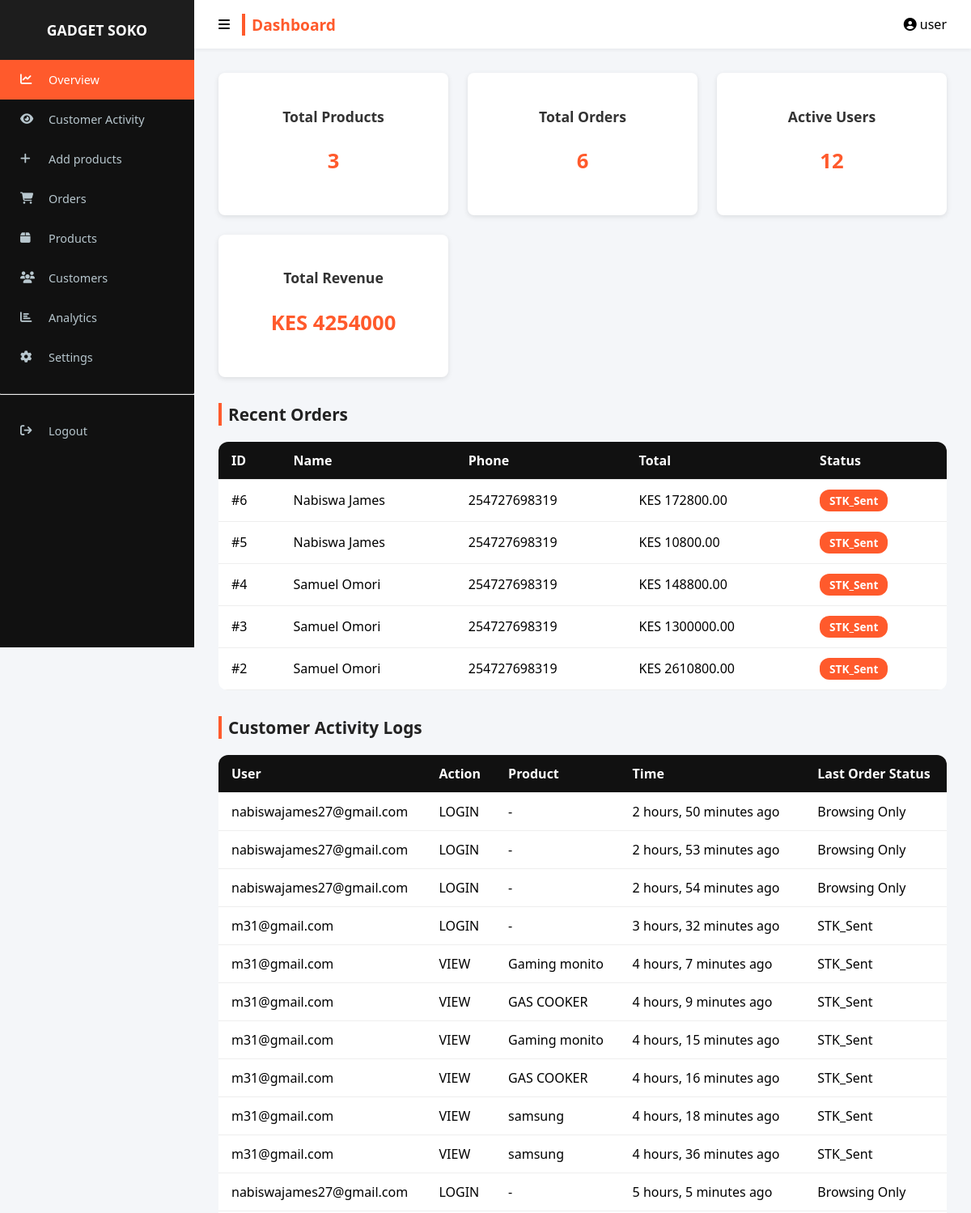
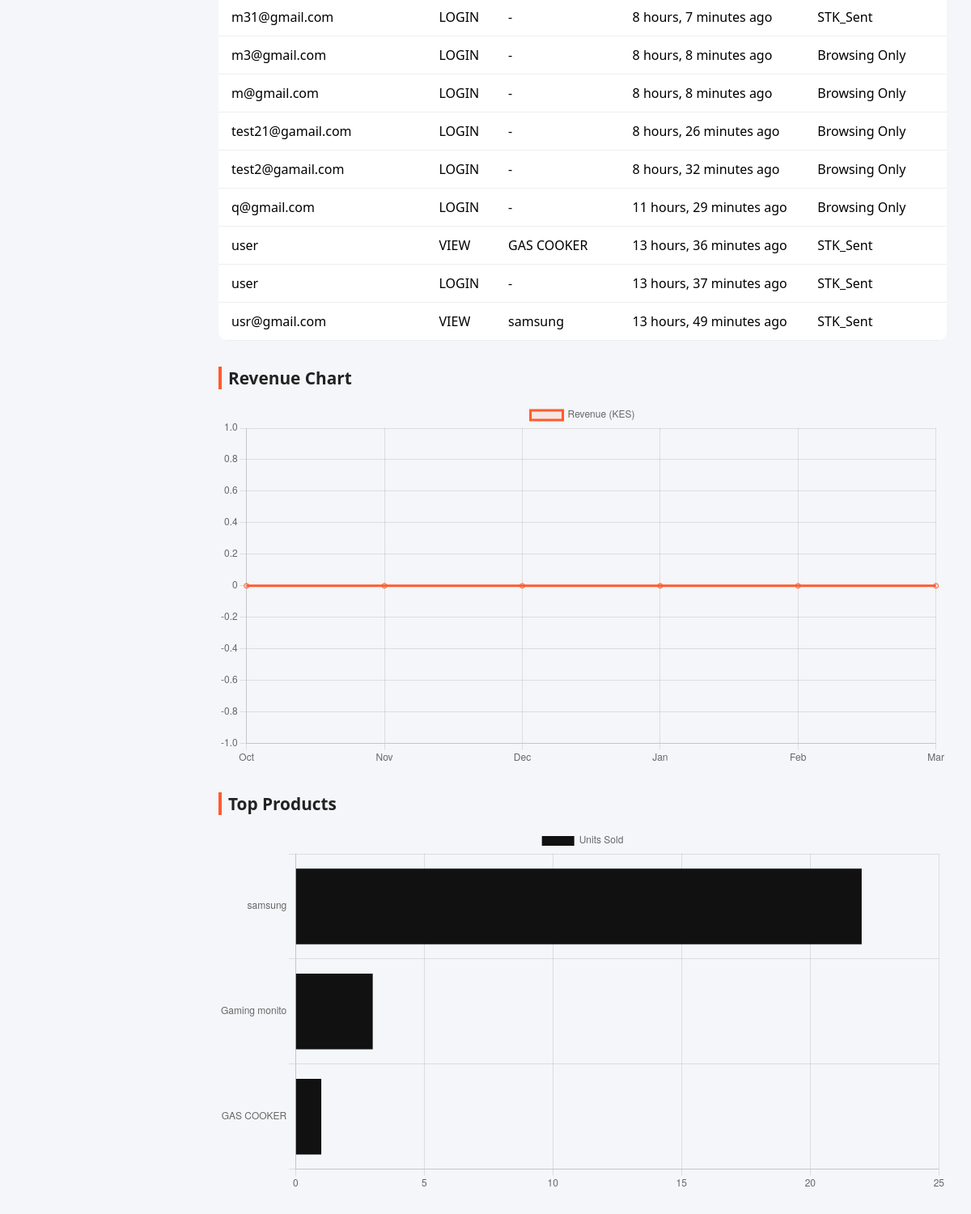
Page /dashboard/ (signed in) on the earlier database version (2 pictures, top to bottom).
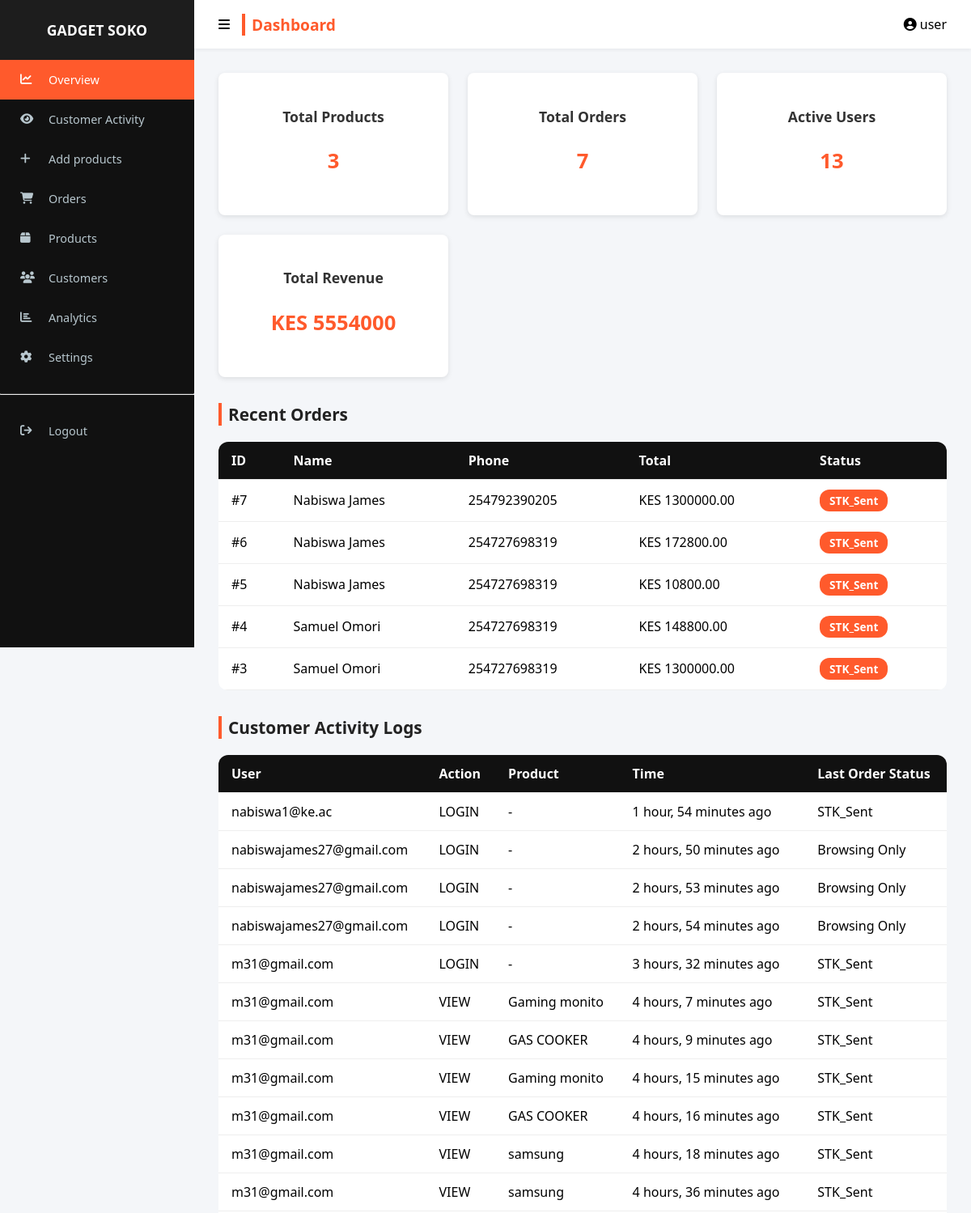
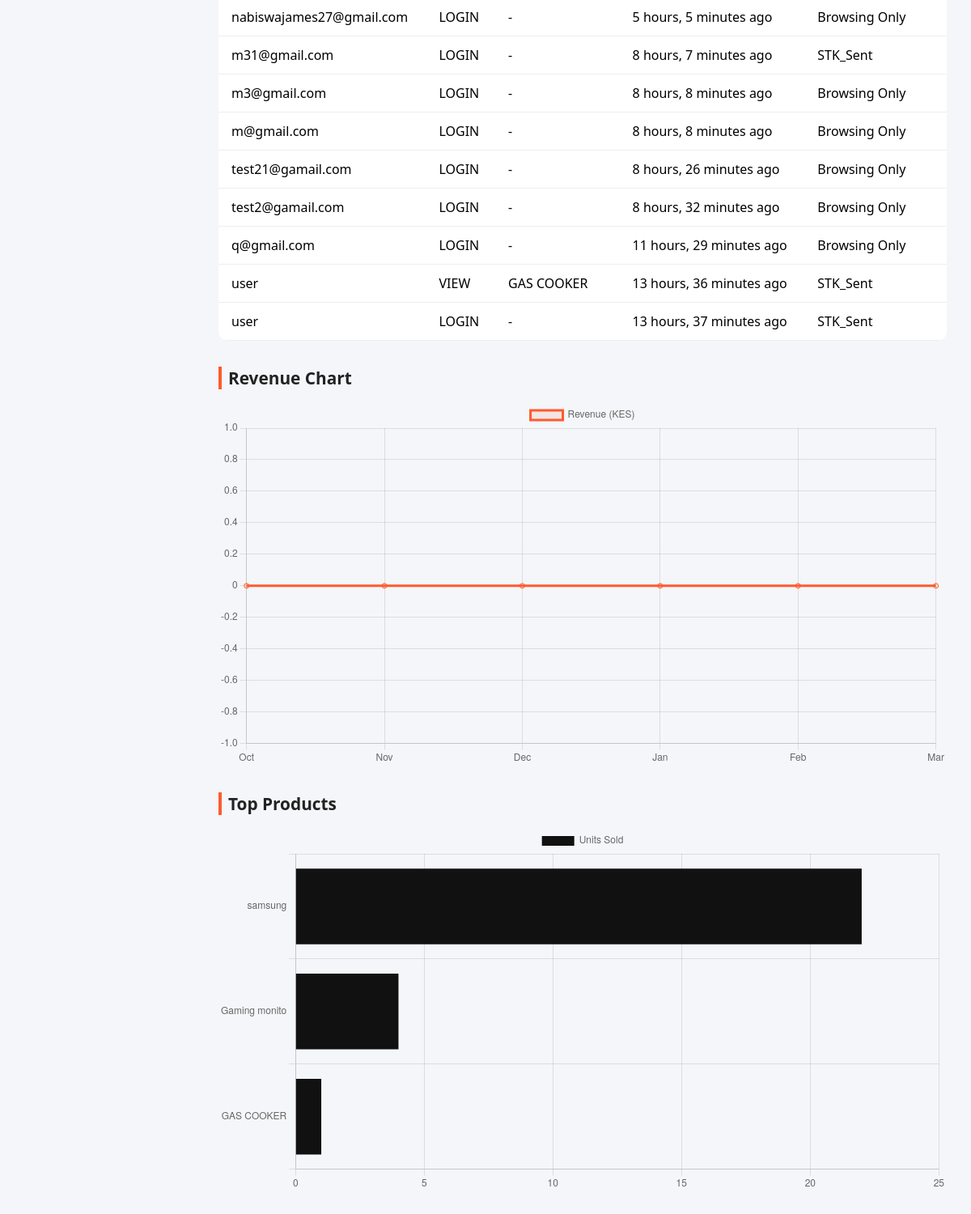
Same page on the later database version (2 pictures, top to bottom).
### app/models.py (models this page shows, shortened)
class Order(models.Model):
    STATUS_CHOICES = [('Pending', 'Pending'), ('STK_Sent', 'STK Push Sent'), ('Paid', 'Paid'), ('Failed', 'Failed')]
    user = models.ForeignKey(User, on_delete=models.CASCADE, null=True, blank=True)
    name = models.CharField(max_length=100)
    email = models.EmailField(null=True, blank=True)
    phone = models.CharField(max_length=15)
    destination = models.CharField(max_length=255)
    region = models.CharField(max_length=20, default="nairobi") # 'nairobi' or 'upcountry'
    location_area = models.CharField(max_length=255, default="N/A")
    address = models.TextField(default="")
    shipping_fee = models.DecimalField(max_digits=10, decimal_places=2, default=0)
    payment_method = models.CharField(max_length=20, default="mpesa")
    payment_status = models.CharField(max_length=50, default="Pending")
    total = models.DecimalField(max_digits=10, decimal_places=2, default=0)
    status = models.CharField(max_length=20, choices=STATUS_CHOICES, default='Pending')
    checkout_request_id = models.CharField(max_length=100, blank=True, null=True)
    mpesa_receipt = models.CharField(max_length=50, blank=True, null=True)
    created_at = models.DateTimeField(auto_now_add=True)

class UserActivity(models.Model):
    user = models.ForeignKey(User, on_delete=models.CASCADE)
    action = models.CharField(max_length=20)
    product = models.ForeignKey(Product, on_delete=models.SET_NULL, null=True, blank=True)
    timestamp = models.DateTimeField(auto_now_add=True)
    extra_info = models.TextField(blank=True, null=True)

class Product(models.Model):
    name = models.CharField(max_length=255)
    price = models.DecimalField(max_digits=10, decimal_places=2)
    discount = models.DecimalField(max_digits=4, decimal_places=2, default=0)
    shipping_fee = models.DecimalField(max_digits=10, decimal_places=2, default=0.00)
    stock = models.IntegerField()
    category = models.ForeignKey(Category, on_delete=models.CASCADE, related_name="products")
    brand = models.ForeignKey(Brand, on_delete=models.CASCADE, related_name='products', null=True, blank=True)
    image = models.ImageField(upload_to='products/', null=True, blank=True)
    specifications = models.TextField(blank=True)
    views = models.IntegerField(default=0)
    created_at = models.DateTimeField(auto_now_add=True)
    updated_at = models.DateTimeField(auto_now=True)
    discount_duration_hours = models.PositiveIntegerField(default=0)
    discount_start_time = models.DateTimeField(null=True, blank=True)

### app/views.py (the view)
# urls.py: path('dashboard/', views.dashboard_view, name='dashboard'),
@staff_member_required
def dashboard_view(request):
    products_count = Product.objects.count()
    orders_count = Order.objects.count()
    users_count = User.objects.count()
    revenue = Order.objects.aggregate(total_revenue=Sum('total'))['total_revenue'] or 0
    recent_orders = Order.objects.order_by('-id')[:5]
    activity_logs = UserActivity.objects.select_related('user', 'product').order_by('-timestamp')[:20]
    for log in activity_logs:
        latest_order = Order.objects.filter(user=log.user).order_by('-created_at').first()
        log.last_order_status = latest_order.status if latest_order else "Browsing Only"
    today = datetime.today()
    revenue_data = defaultdict(int)
    for i in range(6, 0, -1):
        month = (today.month - i) % 12 or 12
        orders_in_month = Order.objects.filter(created_at__month=month)
        month_name = datetime(1900, month, 1).strftime('%b')
        revenue_data[month_name] = sum(o.total for o in orders_in_month if o.total)
    revenue_labels = list(revenue_data.keys())
    revenue_values = list(revenue_data.values())
    top_products = Product.objects.annotate(
        total_sold=Sum('orderitem__quantity')  # Adjust related_name if needed
    ).order_by('-total_sold')[:5]
    top_products_labels = [p.name for p in top_products]
    top_products_values = [p.total_sold or 0 for p in top_products]
    context = {
        "products_count": products_count,
        "orders_count": orders_count,
        "users_count": users_count,
        "revenue": revenue,
        "recent_orders": recent_orders,
        "revenue_labels": revenue_labels,
        "revenue_values": revenue_values,
        "top_products_labels": top_products_labels,
        "top_products_values": top_products_values,
        "customer_activity": activity_logs,
        "products": Product.objects.all(),
    }
    return render(request, "dashboard.html", context)

### app/context_processors.py (called while the page is built)
def cart_count(request):
    count = 0
    if request.user.is_authenticated:
        result = CartItem.objects.filter(user=request.user).aggregate(
            total=Sum('quantity')
        )
        count = result['total'] or 0
    return {'cart_count': count}

### app/templates/dashboard.html (shortened to what this page needs)
{% extends "baseadmin.html" %}
{% block header %}Dashboard{% endblock %}
{% block content %}
<div class="cards">
    <div class="card">
        <h3>Total Products</h3>
        <p>{{ products_count|default:"0" }}</p>
    </div>
    <div class="card">
        <h3>Total Orders</h3>
        <p>{{ orders_count|default:"0" }}</p>
    </div>
    <div class="card">
        <h3>Active Users</h3>
        <p>{{ users_count|default:"0" }}</p>
    </div>
    <div class="card">
        <h3>Total Revenue</h3>
        <p>KES {{ revenue|default:"0" }}</p>
    </div>
</div>
<h2>Recent Orders</h2>
<div class="table-container">
    <table>
        <thead>
            <tr>
                <th>ID</th><th>Name</th><th>Phone</th><th>Total</th><th>Status</th>
            </tr>
        </thead>
        <tbody>
            {% for order in recent_orders %}
            <tr>
                <td>#{{ order.id }}</td>
                <td>{{ order.name|default:"N/A" }}</td>
                <td>{{ order.phone|default:"N/A" }}</td>
                <td>KES {{ order.total|default:"0" }}</td>
                <td><span class="status-badge">{{ order.status|default:"Pending" }}</span></td>
            </tr>
            {% empty %}
            <tr><td colspan="5" style="text-align:center;">No recent orders</td></tr>
            {% endfor %}
        </tbody>
    </table>
</div>
<h2>Customer Activity Logs</h2>
<div class="table-container">
    <table>
        <thead>
            <tr>
                <th>User</th><th>Action</th><th>Product</th><th>Time</th><th>Last Order Status</th>
            </tr>
        </thead>
        <tbody>
            {% for log in customer_activity %}
            <tr>
                <td>{{ log.user.username }}</td>
                <td>{{ log.action }}</td>
                <td>{{ log.product.name|default:"-" }}</td>
                <td>{{ log.timestamp|timesince }} ago</td>
                <td>{{ log.last_order_status }}</td>
            </tr>
            {% empty %}
            <tr><td colspan="5" style="text-align:center;">No activity logs</td></tr>
            {% endfor %}
        </tbody>
    </table>
</div>
<h2>Revenue Chart</h2>
<canvas id="revenueChart"></canvas>
<h2>Top Products</h2>
<canvas id="topProductsChart"></canvas>
{% endblock %}
{% block extra_js %}
<script>
new Chart(document.getElementById('revenueChart'), {
    type: 'line',
    data: {
        labels: {{ revenue_labels|safe|default:"[]" }},
        datasets: [{
            label:'Revenue (KES)',
            data: {{ revenue_values|safe|default:"[]" }},
            borderColor:'#ff5a2c',
            backgroundColor:'rgba(255,90,44,0.1)',
            fill:true
        }]
    }
});
new Chart(document.getElementById('topProductsChart'), {
    type: 'bar',
    data: {
        labels: {{ top_products_labels|safe|default:"[]" }},
        datasets: [{
            label:'Units Sold',
            data: {{ top_products_values|safe|default:"[]" }},
            backgroundColor:'#111'
        }]
    },
    options: { indexAxis:'y' }
});
</script>
{% endblock %}

Differences in the rows shown:
no longer on this page (row unchanged): Order: id "2", name "Samuel Omori", phone "254727698319", total "2610800.00", status "STK_Sent"
no longer on this page (row unchanged): UserActivity: user.username "usr@gmail.com", action "VIEW", product.name "samsung", timestamp "13 hours, 49 minutes", last_order_status "STK_Sent"
added Order: id "7", name "Nabiswa James", phone "254792390205", total "1300000.00", status "STK_Sent"
added UserActivity: user.username "nabiswa1@ke.ac", action "LOGIN", product.name "-", timestamp "1 hour, 54 minutes", last_order_status "STK_Sent"
Other differences:
{{ orders_count|default:"0" }}: "6" → "7"
{{ users_count|default:"0" }}: "12" → "13"
{{ revenue|default:"0" }}: "4254000" → "5554000"
chart data {{ top_products_values|safe|default:"[]" }}: [22, 3, 1] → [22, 4, 1]
